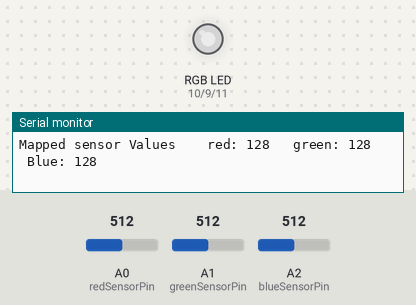
Simulated run of this sketch. Board: Arduino Uno, built with avr-gcc and run on an emulated ATmega328P. Shown: an RGB LED mixed from three pins (HIGH = lit), the last lines printed to the serial monitor. The inputs (shaded band) are chosen by the test bench; at power-on: A0 (redSensorPin) = 512, A1 (greenSensorPin) = 512, A2 (blueSensorPin) = 512. Dim RGB values are drawn brighter than linear.

Above: at 1.2 s.
1.3 s: A0 (redSensorPin) set to 417
At 1.7 s:
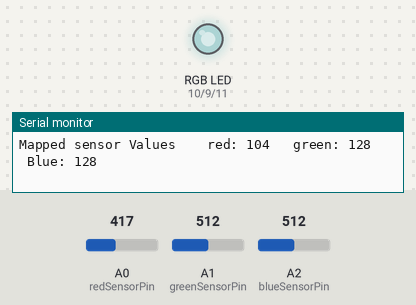
4.3 s: A0 (redSensorPin) set to 387
At 5.0 s:
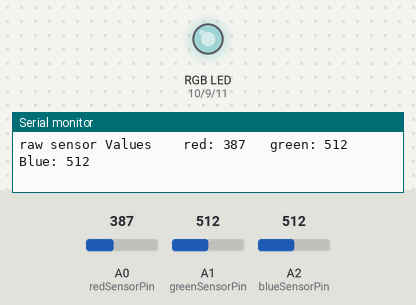
7.3 s: A1 (greenSensorPin) set to 407
At 8.5 s:
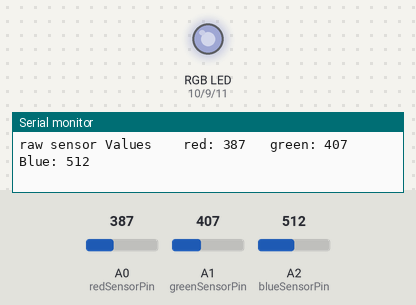
10.3 s: A1 (greenSensorPin) set to 393
At 11.4 s:
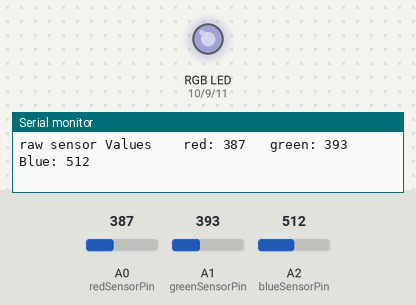
13.3 s: A2 (blueSensorPin) set to 414
At 13.8 s:
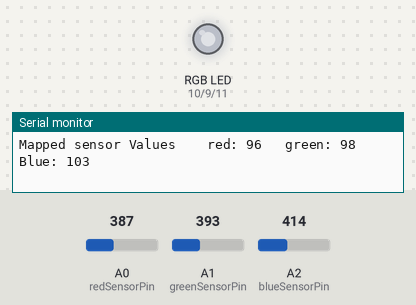
16.3 s: A2 (blueSensorPin) set to 385
At 17.5 s:
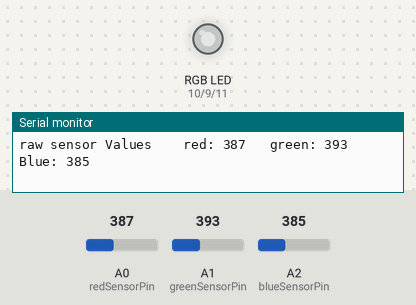
Timing chart, 0 to 19.3 s (numbered marks = the images above; inputs shaded):
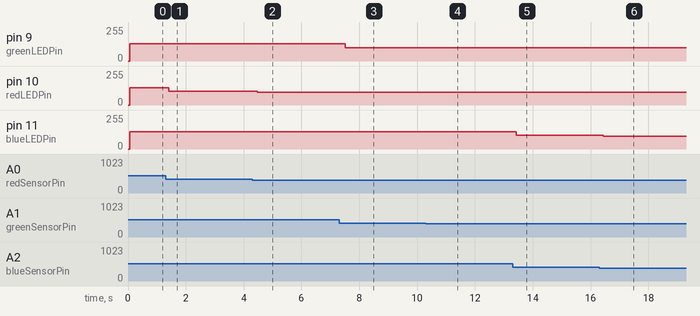

The sketch:

04_Color_Mixing_Lamp.ino
```cpp
/*
  Arduino Starter Kit example
  Project 4 - Color Mixing Lamp

  This sketch is written to accompany Project 3 in the Arduino Starter Kit

  Parts required:
  - one RGB LED
  - three 10 kilohm resistors
  - three 220 ohm resistors
  - three photoresistors
  - red green and blue colored gels

  created 13 Sep 2012
  modified 14 Nov 2012
  by Scott Fitzgerald
  Thanks to Federico Vanzati for improvements

  https://store.arduino.cc/genuino-starter-kit

  This example code is part of the public domain.
*/


const int greenLEDPin = 9;  // LED connected to digital pin 9
const int redLEDPin = 10;   // LED connected to digital pin 10
const int blueLEDPin = 11;  // LED connected to digital pin 11

const int redSensorPin = A0;    // pin with the photoresistor with the red gel
const int greenSensorPin = A1;  // pin with the photoresistor with the green gel
const int blueSensorPin = A2;   // pin with the photoresistor with the blue gel

int redValue = 0;    // value to write to the red LED
int greenValue = 0;  // value to write to the green LED
int blueValue = 0;   // value to write to the blue LED

int redSensorValue = 0;    // variable to hold the value from the red sensor
int greenSensorValue = 0;  // variable to hold the value from the green sensor
int blueSensorValue = 0;   // variable to hold the value from the blue sensor

void setup() {
  // initialize serial communications at 9600 bps:
  Serial.begin(9600);

  // set the digital pins as outputs
  pinMode(greenLEDPin, OUTPUT);
  pinMode(redLEDPin, OUTPUT);
  pinMode(blueLEDPin, OUTPUT);
}

void loop() {
  // Read the sensors first:

  // read the value from the red-filtered photoresistor:
  redSensorValue = analogRead(redSensorPin);
  // give the ADC a moment to settle
  delay(5);
  // read the value from the green-filtered photoresistor:
  greenSensorValue = analogRead(greenSensorPin);
  // give the ADC a moment to settle
  delay(5);
  // read the value from the blue-filtered photoresistor:
  blueSensorValue = analogRead(blueSensorPin);

  // print out the values to the Serial Monitor
  Serial.print("raw sensor Values \t red: ");
  Serial.print(redSensorValue);
  Serial.print("\t green: ");
  Serial.print(greenSensorValue);
  Serial.print("\t Blue: ");
  Serial.println(blueSensorValue);

  /*
    In order to use the values from the sensor for the LED, you need to do some
    math. The ADC provides a 10-bit number, but analogWrite() uses 8 bits.
    You'll want to divide your sensor readings by 4 to keep them in range
    of the output.
  */
  redValue = redSensorValue / 4;
  greenValue = greenSensorValue / 4;
  blueValue = blueSensorValue / 4;

  // print out the mapped values
  Serial.print("Mapped sensor Values \t red: ");
  Serial.print(redValue);
  Serial.print("\t green: ");
  Serial.print(greenValue);
  Serial.print("\t Blue: ");
  Serial.println(blueValue);

  /*
    Now that you have a usable value, it's time to PWM the LED.
  */
  analogWrite(redLEDPin, redValue);
  analogWrite(greenLEDPin, greenValue);
  analogWrite(blueLEDPin, blueValue);
}
```

Measured:
- after the input at 1.3 s, pin 10 (redLEDPin): 128/255 → 104/255 after 0.12 s
- after the input at 4.3 s, pin 10 (redLEDPin): 104/255 → 96/255 after 0.18 s
- after the input at 7.3 s, pin 9 (greenLEDPin): 128/255 → 101/255 after 0.21 s
- after the input at 10.3 s, pin 9 (greenLEDPin): 101/255 → 98/255 after 0.13 s
- after the input at 13.3 s, pin 11 (blueLEDPin): 128/255 → 103/255 after 0.13 s
- after the input at 16.3 s, pin 11 (blueLEDPin): 103/255 → 96/255 after 0.14 s
